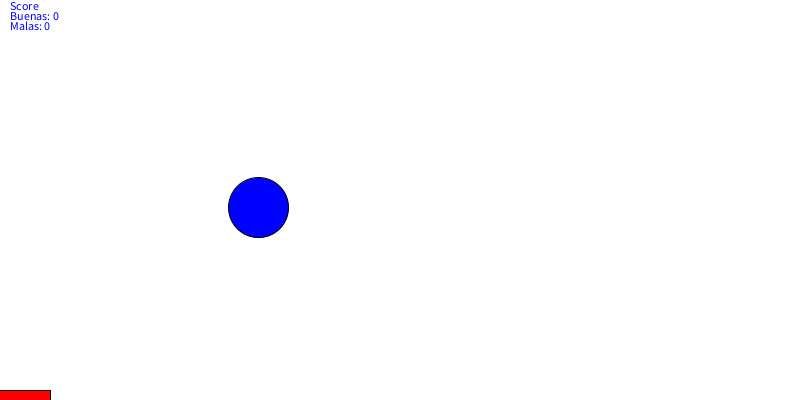
Frame 1 (no input)
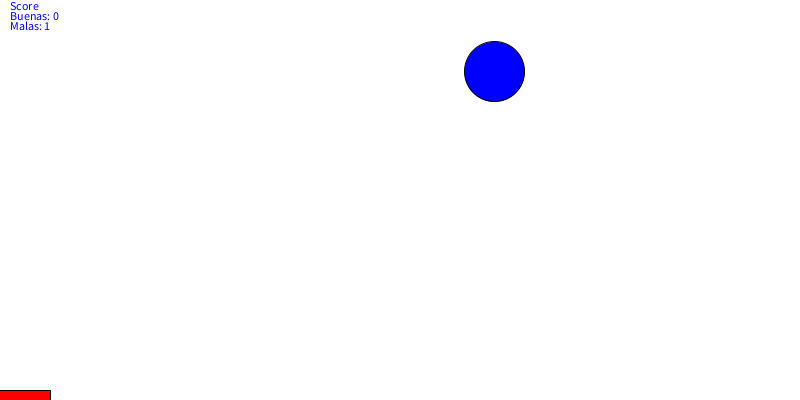
Frame 60 (the mouse pressed at the canvas centre just before this capture)
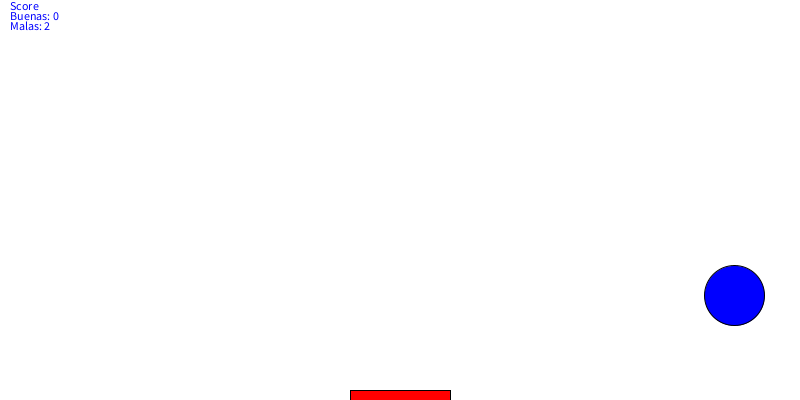
Frame 120 (the mouse held since frame 60 and released just before this capture)

The Processing sketch that drew these frames (run headless with seeded random() and noise(); from frame 60 on, the mouse is pressed at the canvas centre):

// Processing sketch: processing_76483
// ── processing_76483.pde

float posX=random(400);
float posY=random(800);


float sentidoX=4;
float sentidoY=8;

int buenas=0;
int malas=0; 

void setup(){
  size (800,400);
  background(255);
}

void draw(){
  background (255);
  fill(255,0,0);
  rect(mouseX-50,height-10,100,10);
  fill(0,0,255);
  ellipse(posX,posY,60,60);
  posY=posY+sentidoY;
  posX=posX+sentidoX;
  
  if(posY>=height-30){
    sentidoY=-sentidoY;
    float distancia=abs(mouseX-posX);
    if (distancia<=100) buenas=buenas+1;
    else malas=malas+1;
    
  }
  
  if (posY-30<=0){
    sentidoY=-sentidoY;
  }
  
  if (posX>= width-30){
    sentidoX=-sentidoX;
  }
  
  if(posX-30<=0){
    sentidoX=-sentidoX;
  }
  
  text ("Score", 10,10);
  text ("Buenas: "+buenas, 10, 20);
  text ("Malas: "+malas, 10, 30);
  
    
}
